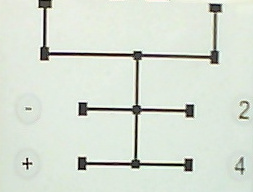
#> input picture Practice/other scripts/clippedtest3s.jpg, 253 x 192 px
$ python backprojection.py
#> lines starting #> are read from the running program, lines starting #| are printed output that depends on the picture; after the words box and inside, x2 and y2 are one past the last pixel; in counts of white or black regions, pixels touching at a corner belong together
import cv2
import numpy as np
roi = cv2.imread('clippedtest3s.jpg')
#> roi is the input picture: shape (192, 253, 3); mean B, G, R 212.2, 223.4, 215.5
hsv = cv2.cvtColor(roi,cv2.COLOR_BGR2HSV)
#> hsv: shape (192, 253, 3); mean H, S, V 52.8, 16.5, 223.7
target = cv2.imread('test3s.jpg')
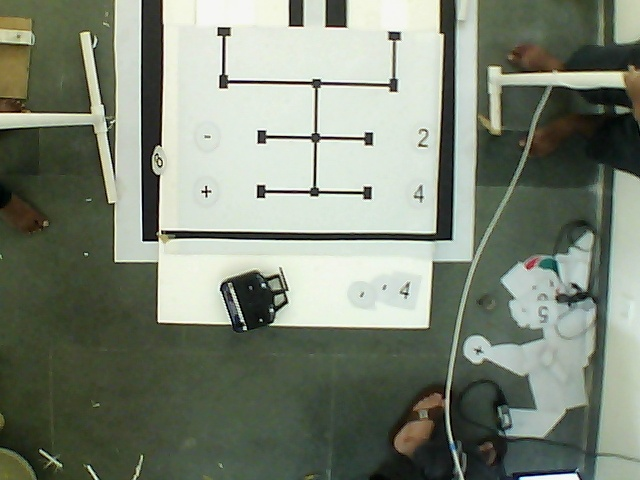
#> input picture Practice/other scripts/test3s.jpg, 640 x 480 px
#> target is the input picture: shape (480, 640, 3); mean B, G, R 117.7, 132.9, 124.6
hsvt = cv2.cvtColor(target,cv2.COLOR_BGR2HSV)
#> hsvt: shape (480, 640, 3); mean H, S, V 50.6, 48.3, 133.7
# calculating object histogram
roihist = cv2.calcHist([hsv],[0, 1], None, [180, 256], [0, 180, 0, 256] )
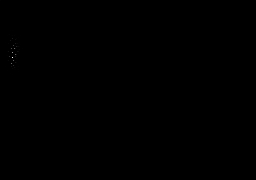
#> roihist: shape (180, 256) float32; min 0, max 7467, mean 1.1; drawn with min black and max white
# normalize histogram and apply backprojection
cv2.normalize(roihist,roihist,0,255,cv2.NORM_MINMAX)
#> roihist: shape (180, 256) float32; 5.06% of pixels changed, all inside (x1, y1, x2, y2) = (0, 0, 256, 180)
dst = cv2.calcBackProject([hsvt],[0,1],roihist,[0,180,0,256],1)
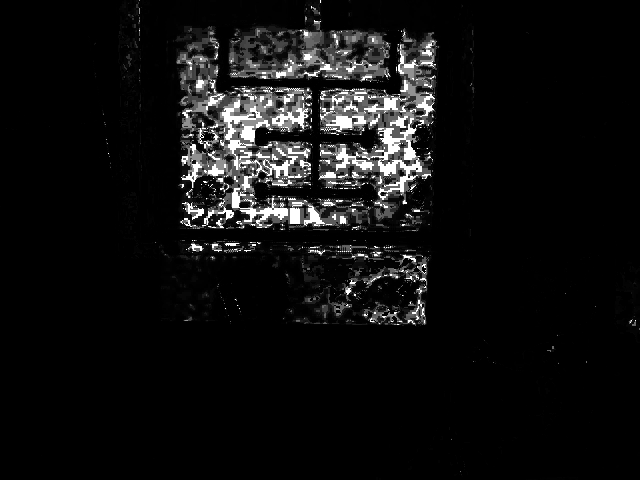
#> dst: shape (480, 640); min 0, max 255, mean 16.1
# Now convolute with circular disc
disc = cv2.getStructuringElement(cv2.MORPH_ELLIPSE,(5,5))
cv2.filter2D(dst,-1,disc,dst)
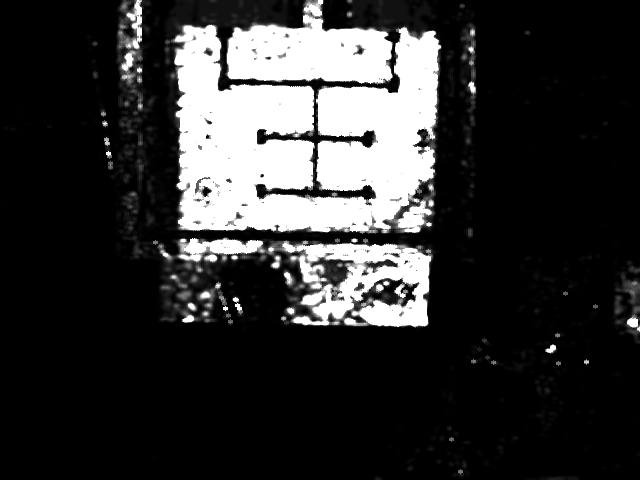
#> dst: shape (480, 640); min 0, max 255, mean 49.9
# threshold and binary AND
ret,thresh = cv2.threshold(dst,50,255,0)
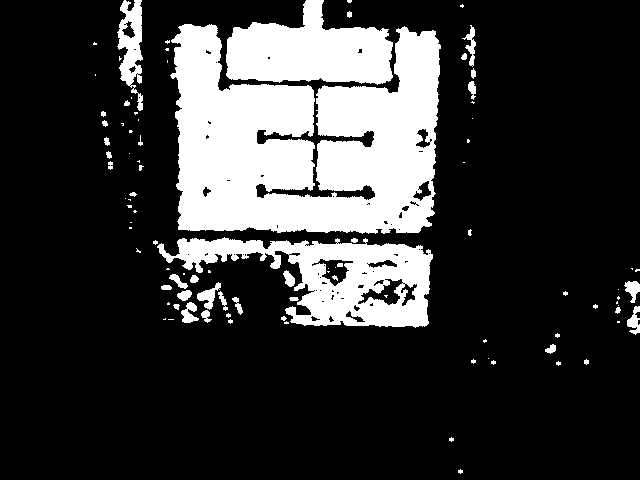
#> thresh: shape (480, 640); 21.2% white; 97 white regions (58 under 20 px), largest, box (x1, y1, x2, y2) and area: (170, 24, 441, 234) 39721, (157, 237, 433, 328) 11523, (226, 0, 393, 85) 9306
thresh = cv2.merge((thresh,thresh,thresh))
res = cv2.bitwise_and(target,thresh)
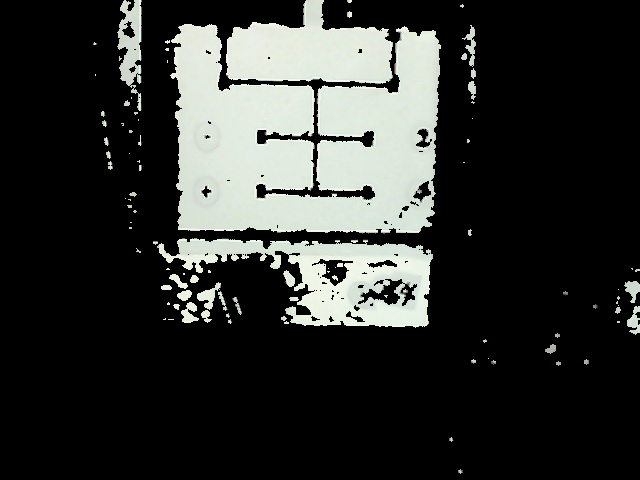
#> res: shape (480, 640, 3); mean B, G, R 46.6, 49.1, 47.2
res = np.vstack((thresh,res))
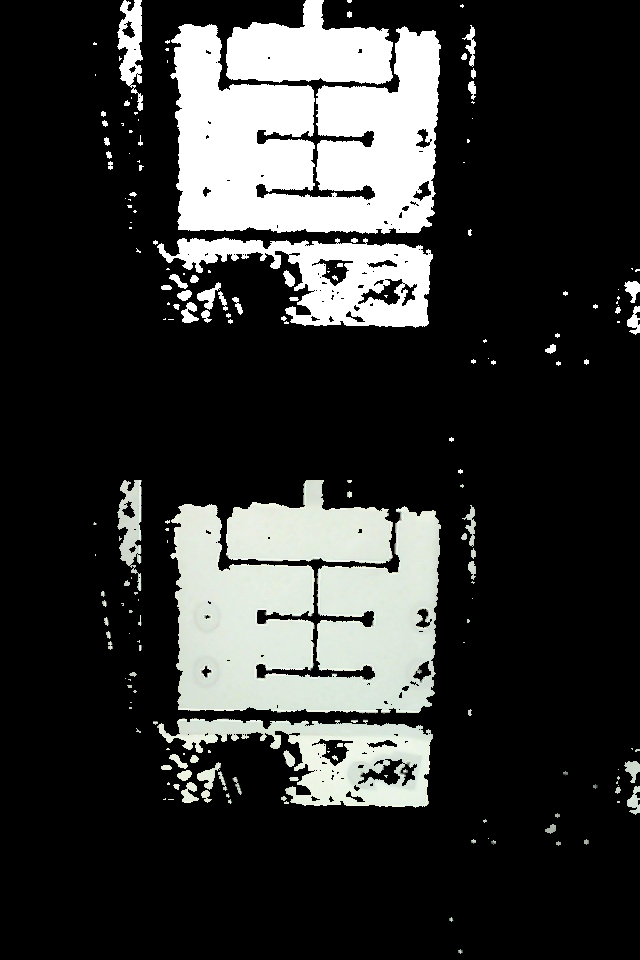
#> res: shape (960, 640, 3); mean of channels 0, 1, 2 50.3, 51.6, 50.6; drawn as B, G, R
cv2.imshow('res.jpg',res)
cv2.waitKey(0)
cv2.destroyAllWindows()
